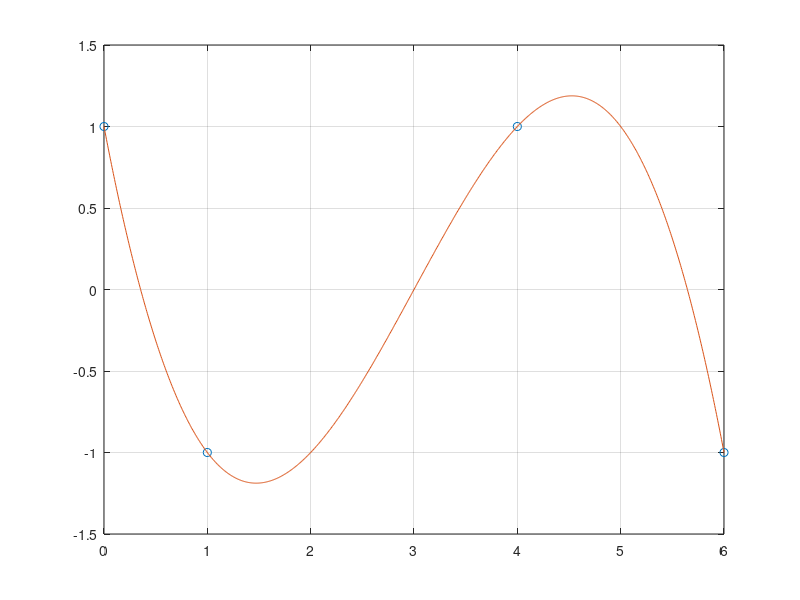

The MATLAB script that drew this image:
%******************************************************************************
% \details     : FTP_CompAlg Newtonian Interpolation Example w/ plot
% \autor       : Simon Burkhardt
% \file        : compAlg_newt_interpol_plot.m
% \date        : 2020.09.22
% \version     : 1.0
%******************************************************************************
%%
clear; clc; close all

% Ex. 4 <) (Schaum 8.23)
% or play with the values
x = [0,1,4,6];
y = [1,-1,1,-1];

a0 = y(1)
a1 = (y(2)-y(1))/(x(2)-x(1))

y12 = (y(3)-y(2))/(x(3)-x(2))
y012 = (y12-a1)/(x(3)-x(1))
a2 = y012;

y23 = (y(4)-y(3))/(x(4)-x(3))
y123 = (y23-y12)/(x(4)-x(2))

a3 = (y123-y012)/(x(4)-x(1))

% Definition 1.1 Newton basis polynomials
pi0 = 1;
pi1 = @(xk) (xk - x(1));
pi2 = @(xk) (xk - x(1)).*(xk - x(2));
pi3 = @(xk) (xk - x(1)).*(xk - x(2)).*(xk - x(3));

% full interpolation function
f = @(xk) ( a0.*pi0 + a1.*pi1(xk) + a2.*pi2(xk) + a3.*pi3(xk) );

% check initial values
f(x(1)) == y(1)
f(x(2)) == y(2)
f(x(3)) == y(3)
f(x(4)) == y(4)

%%
% create interpolated graph
t = linspace(x(1),x(4), 1e3);
v = f(t);

plot(x,y, 'o');
grid on;
hold on;
plot(t,v)
















